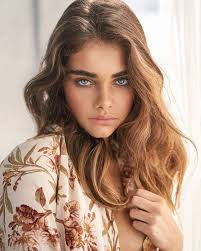
#> input picture CV/images.jpg, 201 x 251 px
$ jupyter execute 'Computer vision.ipynb'
#> lines starting #> are read from the running program, lines starting #| are printed output that depends on the picture
1. Transform the image in the +x direction by 25%, and create an image
2. Transform the image in the +y direction by 25%, and create an image
3. Rotate the image in Z by 90 degree
4. Rotate the image in Z by -90 degree
5. From the center of the image, in all directions, increase the RGB values of the pixels in a manner that, each pixel from the center, the percentage drops by 1%. i.e. the center pixel's RGB will increase by 50%, and the next pixels in x and y directions will be 49%. This goes on and on until the increase becomes 0 %.

[cell 1]
import cv2
import numpy as np
import imutils
import matplotlib.pyplot as plt
from PIL import Image

## Load image

[cell 2]
img=cv2.imread('images.jpg')
#> img is the input picture: shape (251, 201, 3); mean B, G, R 132, 150.2, 179.5

[cell 3]
cv2.imshow('image', img)
cv2.waitKey(0)
cv2.destroyAllWindows()

### 1.Transform the image in the +x direction by 25%, and create an image

[cell 4]
rows, cols, dim = img.shape
#> rows = 251; cols = 201; dim = 3
print(rows,cols,dim)
#| 251 201 3

[cell 5]
# transformation matrix for translation
M = np.float32([[1, 0.25, 0],
                [0, 1  , 0],
                [0, 0  , 1]])

[cell 6]
translated_img = cv2.warpPerspective(img, M, (cols, rows))
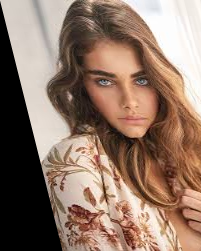
#> translated_img: shape (251, 201, 3); mean B, G, R 103.5, 118.5, 143.9
plt.axis('off') # disable x & y axis
plt.imshow(translated_img) # show the resulting image
plt.show()
# save the resulting image
plt.imsave("translated_x_25%.jpg", translated_img)
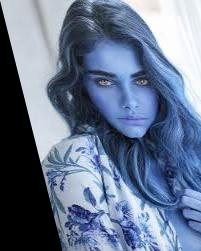
#> saved as translated_x_25%.jpg: shape (251, 201, 3); mean R, G, B 103.6, 118.5, 143.9

### 2.Transform the image in the +y direction by 25%, and create an image

[cell 7]
# shearing applied to y-axis
N = np.float32([[1,   0, 0],
              [0.25, 1, 0],
              [0,   0, 1]])

[cell 8]
translated_img = cv2.warpPerspective(img, N, (cols, rows))
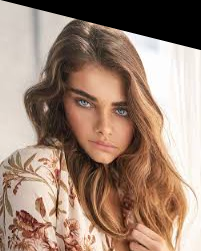
#> translated_img: shape (251, 201, 3); mean B, G, R 116.9, 132.8, 158.5
# disable x & y axis
plt.axis('off')
plt.imshow(translated_img) # show the resulting image
plt.show()
# save the resulting image
plt.imsave("translated_y_25%.jpg", translated_img)
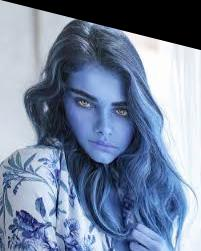
#> saved as translated_y_25%.jpg: shape (251, 201, 3); mean R, G, B 117, 132.7, 158.6

### 3. Rotate the image in Z by 90 degree

[cell 9]
image = cv2.imread(r"images.jpg")
rot = imutils.rotate(image, angle=90)
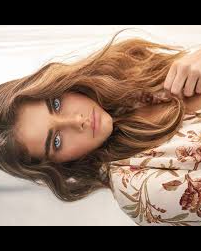
#> rot: shape (251, 201, 3); mean B, G, R 101.5, 116.6, 141
cv2.imshow("Rotated", rot)
cv2.imwrite("Rotated_z_90.jpg",rot)
cv2.waitKey(0)
cv2.destroyAllWindows()

[cell 10]
#another approach

img = Image.open(r"images.jpg")
#> img: PIL image 201x251 RGB
rotate_img= img.rotate(90)
im1 = rotate_img.save("rotate_by_90.jpg")
rotate_img.show()

### 4. Rotate the image in Z by -90 degree

[cell 11]
image = cv2.imread(r"images.jpg")
rot = imutils.rotate(image, angle=-90)
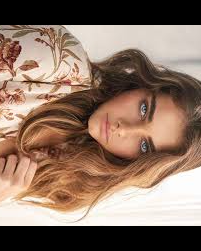
#> rot: shape (251, 201, 3); mean B, G, R 101.5, 116.6, 141
cv2.imshow("Rotated", rot)
cv2.imwrite("Rotated_z_-90.jpg",rot)
cv2.waitKey(0)
cv2.destroyAllWindows()

[cell 12]
#another approach
img = Image.open(r"images.jpg")
rotate_img= img.rotate(-90)
im1 = rotate_img.save("rotate_by_-90.jpg")
rotate_img.show()

$ run again, with CV/Rotated_z_-90.jpg copied over CV/images.jpg
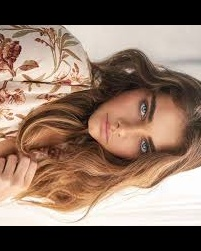
#> input picture CV/Rotated_z_-90.jpg, 201 x 251 px
#> img is the input picture: shape (251, 201, 3); mean B, G, R 101.6, 116.6, 141
#| 251 201 3
#> `plt.imsave("translated_y_25%.jpg", translated_img)`:
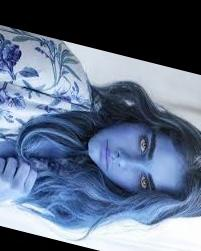
#> saved as translated_y_25%.jpg: shape (251, 201, 3); mean R, G, B 95.7, 110.6, 134.9
#> img: PIL image 201x251 RGB
#> `rot = imutils.rotate(image, angle=-90)`:
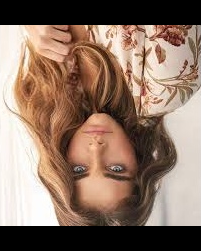
#> rot: shape (251, 201, 3); mean B, G, R 101.5, 116.6, 140.9

$ run again, with CV/Rotated_z_90.jpg copied over CV/images.jpg
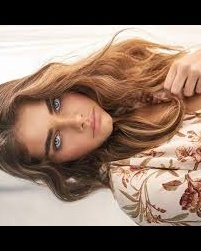
#> input picture CV/Rotated_z_90.jpg, 201 x 251 px
#> img is the input picture: shape (251, 201, 3); mean B, G, R 101.5, 116.6, 141
#| 251 201 3
#> `plt.imsave("translated_y_25%.jpg", translated_img)`:
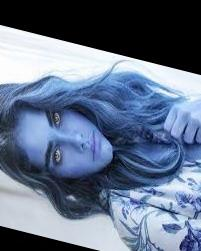
#> saved as translated_y_25%.jpg: shape (251, 201, 3); mean R, G, B 98.7, 113.3, 137.1
#> img: PIL image 201x251 RGB
#> `rot = imutils.rotate(image, angle=-90)`:
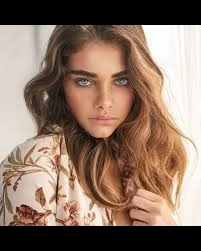
#> rot: shape (251, 201, 3); mean B, G, R 101.5, 116.6, 140.9
